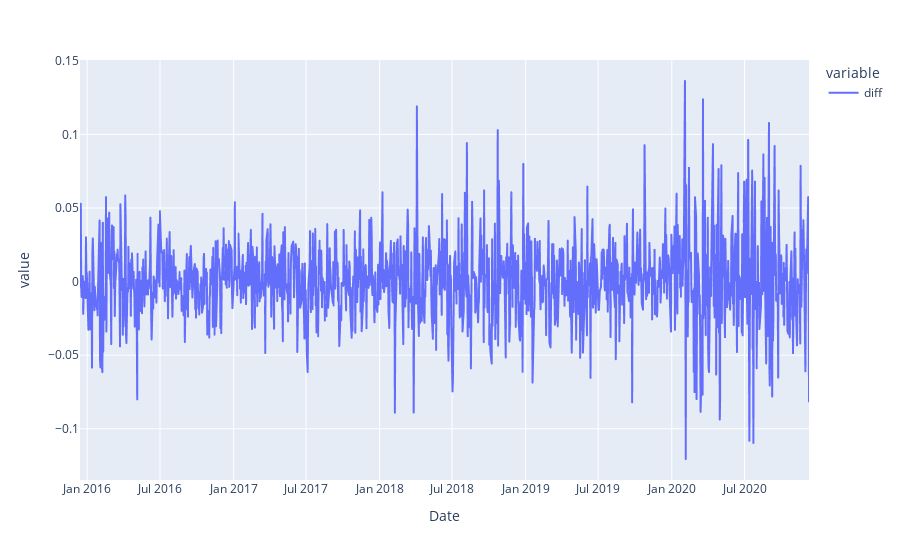

Notebook code cell kept with this figure:
### Code cell
fig = px.line(data, x='Date', y = ['diff'])
fig.show()

### Figure 1 — Plotly figure (JSON) as saved in the notebook; plotly's stock layout.template omitted (floating-point values rounded to 4 significant figures; data arrays with more than 128 entries replaced by an {"elided": "..."} marker saying what was removed)
{"data": [{"hovertemplate": "variable=diff<br>Date=%{x}<br>value=%{y}<extra></extra>", "legendgroup": "diff", "line": {"color": "#636efa", "dash": "solid"}, "mode": "lines", "name": "diff", "showlegend": true, "type": "scattergl", "x": {"elided": "1257 str values"}, "xaxis": "x", "y": {"elided": "1257 float values"}, "yaxis": "y"}], "layout": {"legend": {"title": {"text": "variable"}, "tracegroupgap": 0}, "margin": {"t": 60}, "xaxis": {"anchor": "y", "domain": [0, 1], "title": {"text": "Date"}}, "yaxis": {"anchor": "x", "domain": [0, 1], "title": {"text": "value"}}}}
